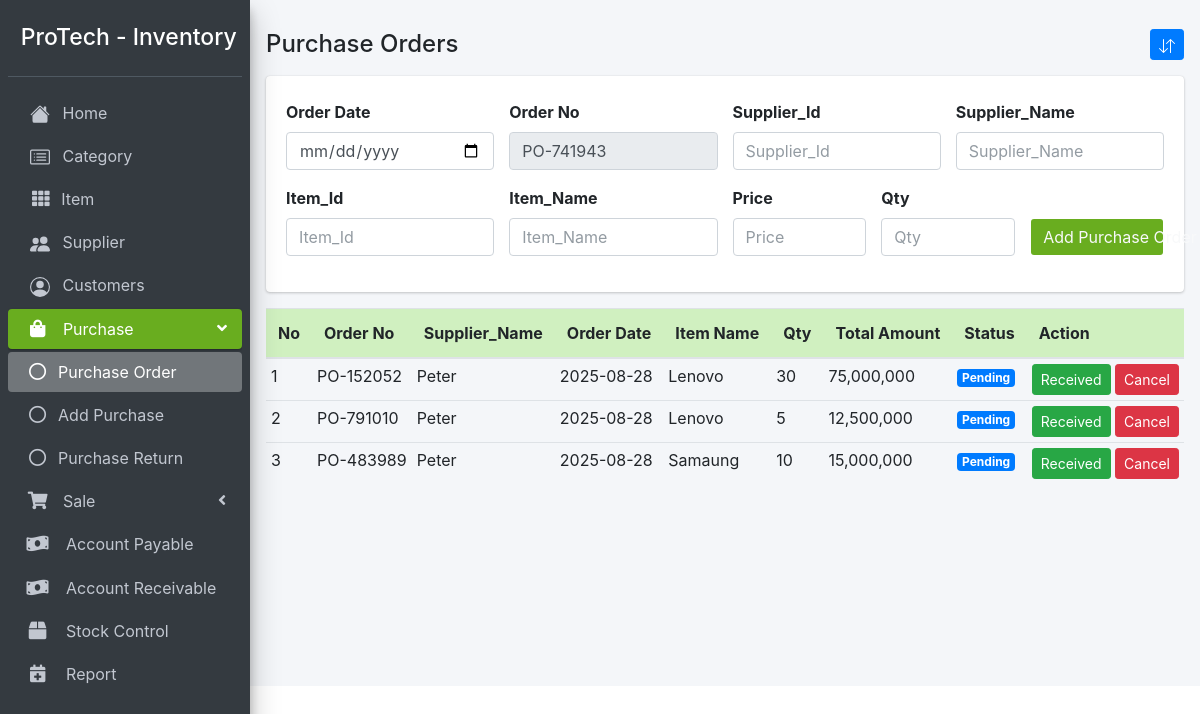
/purchase_order.php, run on the app's committed database.
### tables this page shows
CREATE TABLE `purchase_order` (
  `id` int(11) NOT NULL,
  `order_no` varchar(100) NOT NULL,
  `supplier_id` int(11) NOT NULL,
  `order_date` date NOT NULL,
  `item_id` int(11) NOT NULL,
  `qty` int(11) NOT NULL,
  `amount` int(11) NOT NULL,
  `status` varchar(100) NOT NULL
);

CREATE TABLE `supplier` (
  `id` int(11) NOT NULL,
  `supplier_id` int(11) NOT NULL,
  `supplier_name` varchar(255) NOT NULL,
  `supplier_phone` int(11) NOT NULL,
  `supplier_address` varchar(255) NOT NULL
);

CREATE TABLE `item` (
  `id` int(11) NOT NULL,
  `item_id` varchar(255) NOT NULL,
  `item_name` varchar(255) NOT NULL,
  `categories_id` varchar(255) NOT NULL,
  `original_price` int(11) NOT NULL,
  `selling_price` int(11) NOT NULL,
  `reorder_level` int(11) NOT NULL
);

### purchase_order.php (the view, shortened to what this page needs)
<?php
require '../Config/config.php';
include 'header.php';
$purchase_orderstmt = $pdo->prepare("SELECT * FROM purchase_order WHERE status='pending' ORDER BY id DESC");
$purchase_orderstmt->execute();
$purchase_orderdata = $purchase_orderstmt->fetchAll();
 ?>
  <div class="col-md-12 mt-4 px-3 pt-1">
    <h4 class="mb-3 d-flex align-items-center justify-content-between">
        Purchase Orders
        <button class="btn btn-sm btn-primary" type="button" data-toggle="collapse" data-target="#newSaleForm" aria-expanded="true" aria-controls="newSaleForm">
        </button>
      </h4>
    <div class="collapse show" id="newSaleForm">
      <div class="card">
        <div class="card-body">
          <form class="" action="" method="post" style="margin-top:-20px;">
            <div class="row">
              <div class="col-3">
                <label for="" class="mt-4">Order Date</label>
                <input type="date" class="form-control" placeholder="Date" name="order_date">
              </div>
              <div class="col-3">
                <label for="" class="mt-4">Order No</label>
                <input type="text" class="form-control" name="order_no" value="<?php echo "PO-" . rand(1,999999) ?>" readonly>
              </div>
              <div class="col-3">
                <label for="" class="mt-4">Supplier_Id</label>
                <input type="text" id="supplier_id" oninput="fetchSupplierNameFromId()" class="form-control" placeholder="Supplier_Id" name="supplier_id" >
              </div>
              <div class="col-3">
                <label for="" class="mt-4">Supplier_Name</label>
                <input type="text" id="supplier_name" class="form-control" placeholder="Supplier_Name" name="supplier_name" oninput="fetchSupplierIdFromName()">
              </div>
            </div>
            <div class="row">
                  <div class="col-3">
                    <label for="">Item_Id</label>
                    <input type="text" id="item_id" class="form-control" placeholder="Item_Id" name="item_id"
                          oninput="fetchItemNameFromId()">
                  </div>
                  <div class="col-3">
                    <label for="">Item_Name</label>
                    <input type="text" id="item_name" class="form-control" placeholder="Item_Name" name="item_name"
                          oninput="fetchItemIdFromName()">
                  </div>
                  <div class="col-2">
                    <label for="">Price</label>
                    <input type="number" class="form-control" placeholder="Price" name="original_price" id="original_price">
                  </div>
                  <div class="col-2">
                    <label for="">Qty</label>
                    <input type="number" class="form-control" placeholder="Qty" name="qty">
                  </div>
                  <div class="col-2 mt-4">
                      <button type="submit" name="add_btn" class="form-control btn btn-purple mt-2 text-light">Add Purchase Order</button>
                  </div>
            </div>
        </form>
        </div>
      </div>
    </div>
  <div>
    <table class="table table-hover">
      <thead class="custom-thead">
        <tr>
          <th style="width: 10px">No</th>
          <th>Order No</th>
          <th>Supplier_Name</th>
          <th>Order Date</th>
          <th>Item Name</th>
          <th>Qty</th>
          <th>Total Amount</th>
          <th>Status</th>
          <th>Action</th>
        </tr>
      </thead>
      <tbody>
        <?php
          if ($purchase_orderdata) {
            $id = 1;
            foreach ($purchase_orderdata as $value) {
              $supplier_id = $value['supplier_id'];
              $item_id = $value['item_id'];
              $supplierIdstmt = $pdo->prepare("SELECT * FROM supplier WHERE supplier_id='$supplier_id'");
              $supplierIdstmt->execute();
              $supplierIdResult = $supplierIdstmt->fetch(PDO::FETCH_ASSOC);
              $itemIdstmt = $pdo->prepare("SELECT * FROM item WHERE item_id='$item_id'");
              $itemIdstmt->execute();
              $itemIdResult = $itemIdstmt->fetch(PDO::FETCH_ASSOC);
         ?>
        <tr>
          <td><?php echo $id; ?></td>
          <td><?php echo $value['order_no']; ?></td>
          <td><?php echo $supplierIdResult['supplier_name']; ?></td>
          <td><?php echo $value['order_date']; ?></td>
          <td><?php echo $itemIdResult['item_name']; ?></td>
          <td><?php echo $value['qty']; ?></td>
          <td><?php echo number_format($value['amount']); ?></td>
          <td>
            <div class="badge badge-primary">Pending</div>
          </td>
          <td>
            <form action="" method="post">
              <button type="submit" name="received" class="btn btn-sm btn-success">Received</button>
              <button type="submit" name="cancel" class="btn btn-sm btn-danger">Cancel</button>
            </form>
          </td>
        </tr>
        <?php
          $id++;
            }
          }
         ?>
      </tbody>
    </table>
  </div>
</div>

### header.php (style rules this page uses)
.btn-purple { background-color: rgba(105,173,31,1) !important; }
.table thead.custom-thead th { background-color: #d0f0c0; }
.table td, .table tr { padding: 5px; }

### data on the page
purchase_order: order_no "PO-152052", supplier.supplier_name "Peter", order_date "2025-08-28", item.item_name "Lenovo", qty "30", amount "75,000,000"
purchase_order: order_no "PO-791010", supplier.supplier_name "Peter", order_date "2025-08-28", item.item_name "Lenovo", qty "5", amount "12,500,000"
purchase_order: order_no "PO-483989", supplier.supplier_name "Peter", order_date "2025-08-28", item.item_name "Samaung", qty "10", amount "15,000,000"
